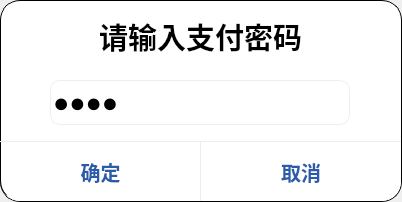
<?xml version="1.0" encoding="UTF-8"?>
<ui version="4.0">
 <class>Dialog</class>
 <widget class="QDialog" name="Dialog">
  <property name="geometry">
   <rect>
    <x>0</x>
    <y>0</y>
    <width>402</width>
    <height>202</height>
   </rect>
  </property>
  <property name="windowTitle">
   <string>Dialog</string>
  </property>
  <property name="styleSheet">
   <string notr="true">QDialog{

}</string>
  </property>
  <widget class="QFrame" name="frame">
   <property name="geometry">
    <rect>
     <x>0</x>
     <y>0</y>
     <width>402</width>
     <height>202</height>
    </rect>
   </property>
   <property name="minimumSize">
    <size>
     <width>400</width>
     <height>200</height>
    </size>
   </property>
   <property name="styleSheet">
    <string notr="true">QFrame{
	background-color:#fff;
	border-radius:20px;
	border:1px solid black;	
	padding:5px;
}</string>
   </property>
   <property name="frameShape">
    <enum>QFrame::StyledPanel</enum>
   </property>
   <property name="frameShadow">
    <enum>QFrame::Raised</enum>
   </property>
   <widget class="QWidget" name="">
    <property name="geometry">
     <rect>
      <x>0</x>
      <y>0</y>
      <width>401</width>
      <height>201</height>
     </rect>
    </property>
    <layout class="QVBoxLayout" name="verticalLayout">
     <item>
      <spacer name="verticalSpacer">
       <property name="orientation">
        <enum>Qt::Vertical</enum>
       </property>
       <property name="sizeHint" stdset="0">
        <size>
         <width>20</width>
         <height>40</height>
        </size>
       </property>
      </spacer>
     </item>
     <item>
      <layout class="QHBoxLayout" name="horizontalLayout_2">
       <item>
        <spacer name="horizontalSpacer_3">
         <property name="orientation">
          <enum>Qt::Horizontal</enum>
         </property>
         <property name="sizeType">
          <enum>QSizePolicy::Minimum</enum>
         </property>
         <property name="sizeHint" stdset="0">
          <size>
           <width>40</width>
           <height>20</height>
          </size>
         </property>
        </spacer>
       </item>
       <item>
        <widget class="QLabel" name="label">
         <property name="font">
          <font>
           <pointsize>22</pointsize>
           <weight>75</weight>
           <bold>true</bold>
          </font>
         </property>
         <property name="styleSheet">
          <string notr="true">border:none;</string>
         </property>
         <property name="text">
          <string>请输入支付密码</string>
         </property>
         <property name="alignment">
          <set>Qt::AlignCenter</set>
         </property>
        </widget>
       </item>
       <item>
        <spacer name="horizontalSpacer_4">
         <property name="orientation">
          <enum>Qt::Horizontal</enum>
         </property>
         <property name="sizeType">
          <enum>QSizePolicy::Minimum</enum>
         </property>
         <property name="sizeHint" stdset="0">
          <size>
           <width>40</width>
           <height>20</height>
          </size>
         </property>
        </spacer>
       </item>
      </layout>
     </item>
     <item>
      <spacer name="verticalSpacer_2">
       <property name="orientation">
        <enum>Qt::Vertical</enum>
       </property>
       <property name="sizeHint" stdset="0">
        <size>
         <width>20</width>
         <height>40</height>
        </size>
       </property>
      </spacer>
     </item>
     <item>
      <layout class="QHBoxLayout" name="horizontalLayout">
       <item>
        <widget class="QLineEdit" name="lineEdit">
         <property name="sizePolicy">
          <sizepolicy hsizetype="Fixed" vsizetype="Fixed">
           <horstretch>0</horstretch>
           <verstretch>0</verstretch>
          </sizepolicy>
         </property>
         <property name="minimumSize">
          <size>
           <width>300</width>
           <height>45</height>
          </size>
         </property>
         <property name="font">
          <font>
           <pointsize>20</pointsize>
          </font>
         </property>
         <property name="styleSheet">
          <string notr="true">QLineEdit{
	border:1px solid #eee;
	border-radius:10px;
}</string>
         </property>
         <property name="text">
          <string>1231</string>
         </property>
         <property name="echoMode">
          <enum>QLineEdit::Password</enum>
         </property>
        </widget>
       </item>
      </layout>
     </item>
     <item>
      <spacer name="verticalSpacer_3">
       <property name="orientation">
        <enum>Qt::Vertical</enum>
       </property>
       <property name="sizeHint" stdset="0">
        <size>
         <width>20</width>
         <height>40</height>
        </size>
       </property>
      </spacer>
     </item>
     <item>
      <layout class="QHBoxLayout" name="horizontalLayout_3" stretch="1,1">
       <property name="spacing">
        <number>0</number>
       </property>
       <item>
        <widget class="QPushButton" name="pushButton_2">
         <property name="sizePolicy">
          <sizepolicy hsizetype="Minimum" vsizetype="Minimum">
           <horstretch>0</horstretch>
           <verstretch>0</verstretch>
          </sizepolicy>
         </property>
         <property name="minimumSize">
          <size>
           <width>197</width>
           <height>60</height>
          </size>
         </property>
         <property name="maximumSize">
          <size>
           <width>1000</width>
           <height>1000</height>
          </size>
         </property>
         <property name="font">
          <font>
           <pointsize>15</pointsize>
           <weight>75</weight>
           <bold>true</bold>
          </font>
         </property>
         <property name="styleSheet">
          <string notr="true">QPushButton{
	background-color:#fff;
	color:#2a5caa;
	border-top:1px solid #eee;
	border-bottom-left-radius:20px;
	border-left:1px solid black;
	border-right:1px solid #eee;
}
QPushButton:hover{
		background-color:grey;
}</string>
         </property>
         <property name="text">
          <string>确定</string>
         </property>
        </widget>
       </item>
       <item>
        <widget class="QPushButton" name="pushButton">
         <property name="sizePolicy">
          <sizepolicy hsizetype="Minimum" vsizetype="Minimum">
           <horstretch>0</horstretch>
           <verstretch>0</verstretch>
          </sizepolicy>
         </property>
         <property name="minimumSize">
          <size>
           <width>197</width>
           <height>60</height>
          </size>
         </property>
         <property name="maximumSize">
          <size>
           <width>1000</width>
           <height>1000</height>
          </size>
         </property>
         <property name="font">
          <font>
           <pointsize>15</pointsize>
           <weight>75</weight>
           <bold>true</bold>
          </font>
         </property>
         <property name="styleSheet">
          <string notr="true">QPushButton{
	background-color:#fff;
	color:#2a5caa;
		border-bottom-right-radius:20px;
	border-top:1px solid #eee;
}
QPushButton:hover{
		background-color:grey;

}
</string>
         </property>
         <property name="text">
          <string>取消</string>
         </property>
        </widget>
       </item>
      </layout>
     </item>
    </layout>
   </widget>
  </widget>
 </widget>
 <resources/>
 <connections/>
</ui>
